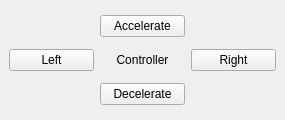
<?xml version="1.0" encoding="UTF-8"?>
<ui version="4.0">
 <class>Controller</class>
 <widget class="QWidget" name="Controller">
  <property name="geometry">
   <rect>
    <x>0</x>
    <y>0</y>
    <width>285</width>
    <height>120</height>
   </rect>
  </property>
  <property name="windowTitle">
   <string>Controller</string>
  </property>
  <layout class="QGridLayout">
   <property name="margin" stdset="0">
    <number>9</number>
   </property>
   <property name="spacing">
    <number>6</number>
   </property>
   <item row="1" column="1">
    <widget class="QLabel" name="label">
     <property name="text">
      <string>Controller</string>
     </property>
     <property name="alignment">
      <set>Qt::AlignmentFlag::AlignCenter</set>
     </property>
    </widget>
   </item>
   <item row="2" column="1">
    <widget class="QPushButton" name="decelerate">
     <property name="text">
      <string>Decelerate</string>
     </property>
    </widget>
   </item>
   <item row="0" column="1">
    <widget class="QPushButton" name="accelerate">
     <property name="text">
      <string>Accelerate</string>
     </property>
    </widget>
   </item>
   <item row="1" column="2">
    <widget class="QPushButton" name="right">
     <property name="text">
      <string>Right</string>
     </property>
    </widget>
   </item>
   <item row="1" column="0">
    <widget class="QPushButton" name="left">
     <property name="text">
      <string>Left</string>
     </property>
    </widget>
   </item>
  </layout>
 </widget>
 <resources/>
 <connections/>
</ui>
